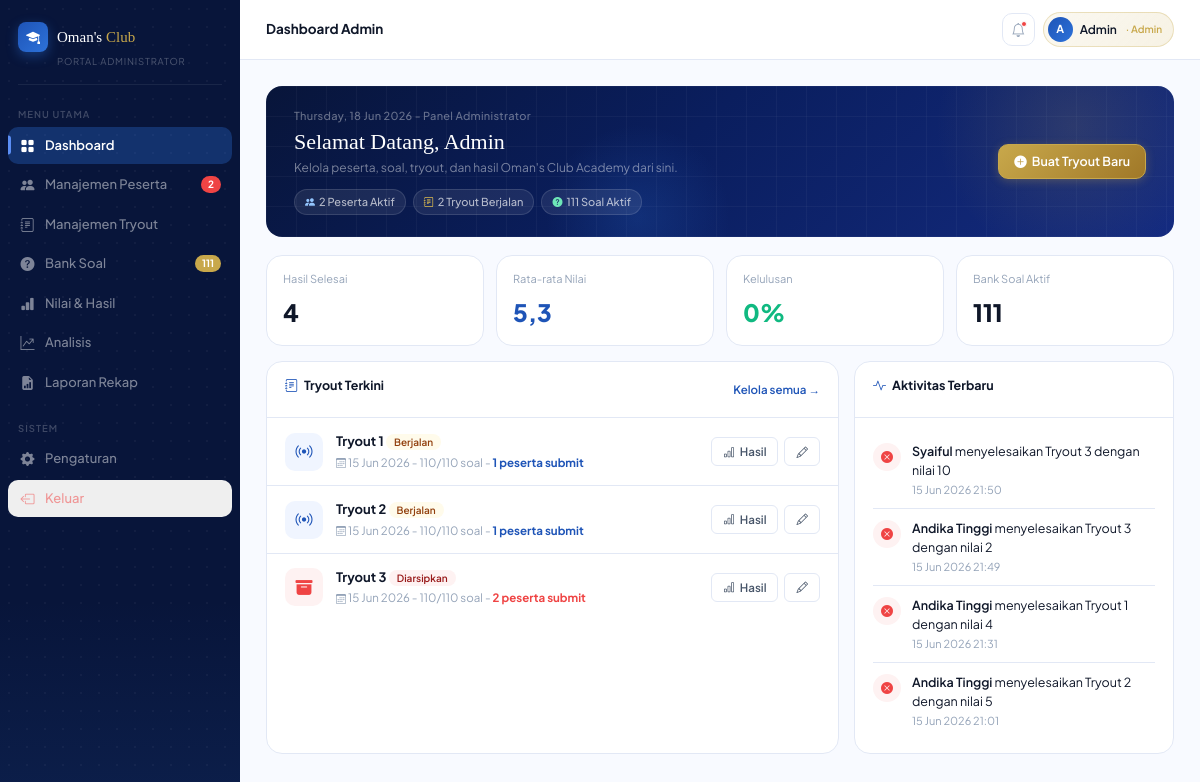
The app's page /Admin/beranda (signed in) with its own data.
### tables this page shows
CREATE TABLE IF NOT EXISTS `tryout` (
  `id_tryout` int unsigned NOT NULL AUTO_INCREMENT,
  `nama_tryout` varchar(150) NOT NULL,
  `deskripsi` text,
  `waktu` smallint unsigned NOT NULL DEFAULT '100' COMMENT 'Durasi ujian dalam menit',
  `jml_soal_twk` tinyint unsigned NOT NULL DEFAULT '30',
  `jml_soal_tiu` tinyint unsigned NOT NULL DEFAULT '35',
  `jml_soal_tkp` tinyint unsigned NOT NULL DEFAULT '45',
  `tanggal_mulai` datetime NOT NULL,
  `tanggal_selesai` datetime NOT NULL,
  `status` enum('draft','aktif','selesai','diarsipkan') NOT NULL DEFAULT 'draft',
  `acak_soal` tinyint(1) NOT NULL DEFAULT '1' COMMENT '1 = soal diacak untuk setiap peserta',
  `acak_opsi` tinyint(1) NOT NULL DEFAULT '0' COMMENT '1 = urutan opsi A-E ikut diacak',
  `dibuat_oleh` int unsigned DEFAULT NULL,
  `created_at` datetime NOT NULL DEFAULT CURRENT_TIMESTAMP,
  `updated_at` datetime NOT NULL DEFAULT CURRENT_TIMESTAMP ON UPDATE CURRENT_TIMESTAMP,
  PRIMARY KEY (`id_tryout`),
  KEY `fk_tryout_user` (`dibuat_oleh`),
  KEY `idx_status` (`status`),
  KEY `idx_tanggal_mulai` (`tanggal_mulai`),
  KEY `idx_tanggal_selesai` (`tanggal_selesai`),
  CONSTRAINT `fk_tryout_user` FOREIGN KEY (`dibuat_oleh`) REFERENCES `user` (`id_user`) ON DELETE SET NULL ON UPDATE CASCADE
);

CREATE TABLE IF NOT EXISTS `hasil` (
  `id_hasil` int unsigned NOT NULL AUTO_INCREMENT,
  `id_user` int unsigned NOT NULL,
  `id_tryout` int unsigned NOT NULL,
  `nilai_twk` decimal(6,2) NOT NULL DEFAULT '0.00',
  `nilai_tiu` decimal(6,2) NOT NULL DEFAULT '0.00',
  `nilai_tkp` decimal(6,2) NOT NULL DEFAULT '0.00',
  `total_nilai` decimal(6,2) NOT NULL DEFAULT '0.00',
  `benar_twk` tinyint unsigned NOT NULL DEFAULT '0',
  `benar_tiu` tinyint unsigned NOT NULL DEFAULT '0',
  `lulus_twk` tinyint(1) NOT NULL DEFAULT '0',
  `lulus_tiu` tinyint(1) NOT NULL DEFAULT '0',
  `lulus_tkp` tinyint(1) NOT NULL DEFAULT '0',
  `lulus_total` tinyint(1) NOT NULL DEFAULT '0' COMMENT '1 = lulus semua komponen SKD',
  `ranking` smallint unsigned DEFAULT NULL,
  `waktu_mulai` datetime NOT NULL,
  `waktu_selesai` datetime DEFAULT NULL,
  `durasi_detik` mediumint unsigned DEFAULT NULL COMMENT 'Selisih waktu_selesai - waktu_mulai dalam detik',
  `status_pengerjaan` enum('sedang','selesai','timeout') NOT NULL DEFAULT 'sedang',
  `created_at` datetime NOT NULL DEFAULT CURRENT_TIMESTAMP,
  `updated_at` datetime NOT NULL DEFAULT CURRENT_TIMESTAMP ON UPDATE CURRENT_TIMESTAMP,
  PRIMARY KEY (`id_hasil`),
  UNIQUE KEY `uq_user_tryout` (`id_user`,`id_tryout`),
  KEY `idx_user` (`id_user`),
  KEY `idx_tryout` (`id_tryout`),
  KEY `idx_total` (`total_nilai`),
  KEY `idx_lulus` (`lulus_total`),
  CONSTRAINT `fk_hasil_tryout` FOREIGN KEY (`id_tryout`) REFERENCES `tryout` (`id_tryout`) ON DELETE CASCADE ON UPDATE CASCADE,
  CONSTRAINT `fk_hasil_user` FOREIGN KEY (`id_user`) REFERENCES `user` (`id_user`) ON DELETE CASCADE ON UPDATE CASCADE
);

CREATE TABLE IF NOT EXISTS `user` (
  `id_user` int unsigned NOT NULL AUTO_INCREMENT,
  `nama` varchar(100) NOT NULL,
  `email` varchar(150) NOT NULL,
  `password` varchar(255) NOT NULL COMMENT 'bcrypt hash',
  `no_hp` varchar(20) DEFAULT NULL,
  `role` enum('admin','peserta') NOT NULL DEFAULT 'peserta',
  `status` enum('aktif','nonaktif') NOT NULL DEFAULT 'aktif',
  `foto` varchar(255) DEFAULT NULL COMMENT 'path file foto profil',
  `last_login` datetime DEFAULT NULL,
  `created_at` datetime NOT NULL DEFAULT CURRENT_TIMESTAMP,
  `updated_at` datetime NOT NULL DEFAULT CURRENT_TIMESTAMP ON UPDATE CURRENT_TIMESTAMP,
  PRIMARY KEY (`id_user`),
  UNIQUE KEY `uq_email` (`email`),
  KEY `idx_role` (`role`),
  KEY `idx_status` (`status`)
);

### app/Tampilan/Halaman/Admin/beranda-admin.php (the view, shortened to what the rows shown need)
<?php
$dashboardTryouts = $dashboardTryouts ?? [];
$dashboardActivities = $dashboardActivities ?? [];
$statusMeta = [
  'draft' => ['label' => 'Draft', 'class' => 'badge-draft', 'icon' => 'bi-pencil-square', 'color' => 'var(--ash)', 'bg' => 'var(--cloud)'],
  'aktif' => ['label' => 'Berjalan', 'class' => 'badge-ongoing', 'icon' => 'bi-broadcast', 'color' => 'var(--blue-main)', 'bg' => 'var(--frost)'],
  'selesai' => ['label' => 'Selesai', 'class' => 'badge-done', 'icon' => 'bi-check-circle-fill', 'color' => 'var(--emerald)', 'bg' => '#ECFDF5'],
  'diarsipkan' => ['label' => 'Diarsipkan', 'class' => 'badge-fail', 'icon' => 'bi-archive-fill', 'color' => 'var(--crimson)', 'bg' => '#FEF2F2'],
];
$formatDate = function (?string $value, bool $withTime = false): string {
  if (!$value) {
    return '-';
  }
  $timestamp = strtotime($value);
  if ($timestamp === false) {
    return '-';
  }
  return date($withTime ? 'd M Y H:i' : 'd M Y', $timestamp);
};
?>
<div class="page active" id="pg-dashboard">
  <div class="page-body">
    <div style="display:grid;grid-template-columns:1fr 320px;gap:15px;" class="anim anim-d3">
      <div class="card">
        <?php foreach ($dashboardTryouts as $tryout): ?>
          <?php
            $status = $tryout['status'] ?? 'draft';
            $meta = $statusMeta[$status] ?? $statusMeta['draft'];
            $targetSoal = (int) $tryout['jml_soal_twk'] + (int) $tryout['jml_soal_tiu'] + (int) $tryout['jml_soal_tkp'];
            $pesertaSubmit = (int) ($tryout['peserta_submit'] ?? 0);
          ?>
          <div class="tryout-item">
            <div class="ti-icon" style="background:<?= $meta['bg'] ?>;color:<?= $meta['color'] ?>;"><i class="bi <?= $meta['icon'] ?>"></i></div>
            <div style="flex:1;min-width:0;">
              <div class="ti-title">
                <?= htmlspecialchars($tryout['nama_tryout']) ?>
                <span class="badge <?= $meta['class'] ?>" style="font-size:10px;"><?= $meta['label'] ?></span>
              </div>
              <div class="ti-meta">
                <i class="bi bi-calendar3" style="font-size:10px;"></i>
                <?= htmlspecialchars($formatDate($tryout['tanggal_mulai'] ?? null)) ?> -
                <?= (int) ($tryout['total_soal'] ?? 0) ?>/<?= $targetSoal ?> soal -
                <strong style="color:<?= $meta['color'] ?>;"><?= $pesertaSubmit ?> peserta submit</strong>
              </div>
            </div>
            <div class="ti-actions">
              <a class="btn btn-ghost btn-sm" href="<?= BASE_URL ?>/Admin/hasil-tryout?id=<?= (int) $tryout['id_tryout'] ?>"><i class="bi bi-bar-chart"></i> Hasil</a>
              <a class="btn btn-ghost btn-sm" href="<?= BASE_URL ?>/Admin/edit-tryout?id=<?= (int) $tryout['id_tryout'] ?>" title="Edit"><i class="bi bi-pencil"></i></a>
            </div>
          </div>
        <?php endforeach; ?>
      </div>
      <div class="card">
        <div style="padding:14px 18px;">
          <?php foreach ($dashboardActivities as $activity): ?>
            <?php
              $isPassed = (int) ($activity['lulus_total'] ?? 0) === 1;
              $dotClass = $isPassed ? 'green' : 'red';
              $icon = $isPassed ? 'bi-check-circle-fill' : 'bi-x-circle-fill';
              $timeValue = $activity['waktu_selesai'] ?? $activity['created_at'] ?? null;
            ?>
            <div class="activity-item">
              <div class="act-dot <?= $dotClass ?>"><i class="bi <?= $icon ?>"></i></div>
              <div>
                <div class="act-text">
                  <span><?= htmlspecialchars($activity['nama_peserta']) ?></span>
                  menyelesaikan <?= htmlspecialchars($activity['nama_tryout']) ?> dengan nilai <?= number_format((float) $activity['total_nilai'], 0, ',', '.') ?>
                </div>
                <div class="act-time"><?= htmlspecialchars($formatDate($timeValue, true)) ?></div>
              </div>
            </div>
          <?php endforeach; ?>
        </div>
      </div>
    </div>
  </div>
</div>

### records on screen
tryout: nama_tryout "Tryout 1", status "Berjalan", tanggal_mulai "15 Jun 2026", total_soal "110", targetSoal "110", pesertaSubmit "1"
tryout: nama_tryout "Tryout 2", status "Berjalan", tanggal_mulai "15 Jun 2026", total_soal "110", targetSoal "110", pesertaSubmit "1"
tryout: nama_tryout "Tryout 3", status "Diarsipkan", tanggal_mulai "15 Jun 2026", total_soal "110", targetSoal "110", pesertaSubmit "2"
hasil: lulus_total 0 (drawn), id_user.nama "Syaiful", id_tryout.nama_tryout "Tryout 3", total_nilai "10", waktu_selesai "15 Jun 2026 21:50"
hasil: lulus_total 0 (drawn), id_user.nama "Andika Tinggi", id_tryout.nama_tryout "Tryout 3", total_nilai "2", waktu_selesai "15 Jun 2026 21:49"
hasil: lulus_total 0 (drawn), id_user.nama "Andika Tinggi", id_tryout.nama_tryout "Tryout 1", total_nilai "4", waktu_selesai "15 Jun 2026 21:31"
hasil: lulus_total 0 (drawn), id_user.nama "Andika Tinggi", id_tryout.nama_tryout "Tryout 2", total_nilai "5", waktu_selesai "15 Jun 2026 21:01"

### other values on screen
$item['label'] "Dashboard"
$item['label'] "Manajemen Peserta"
$item['badge'] "2"
$item['label'] "Manajemen Tryout"
$item['label'] "Bank Soal"
$item['badge'] "111"
$item['label'] "Nilai & Hasil"
$item['label'] "Analisis"
$item['label'] "Laporan Rekap"
$item['label'] "Pengaturan"
$topbarTitle "Dashboard Admin"
$dashboardStats['peserta_aktif'] "2"
$dashboardStats['tryout_aktif'] "2"
$dashboardStats['soal_aktif'] "111"
$dashboardStats['hasil_selesai'] "4"
